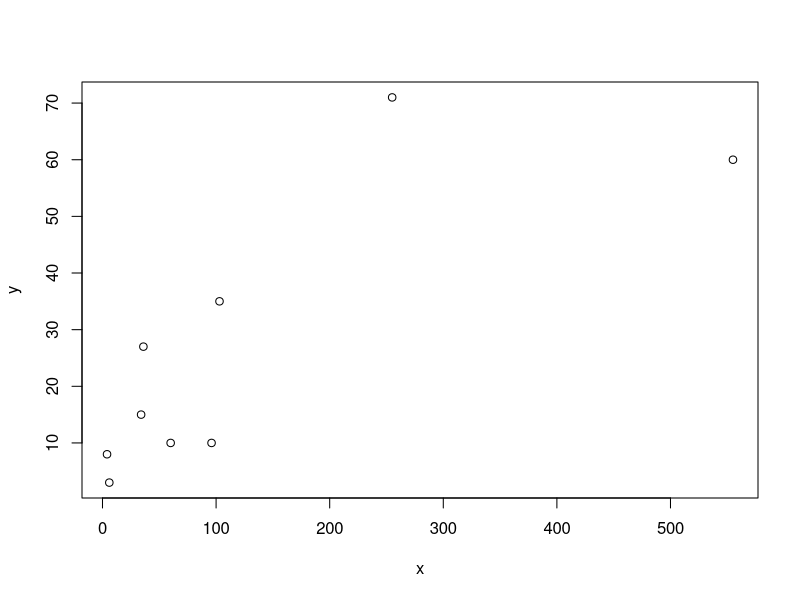
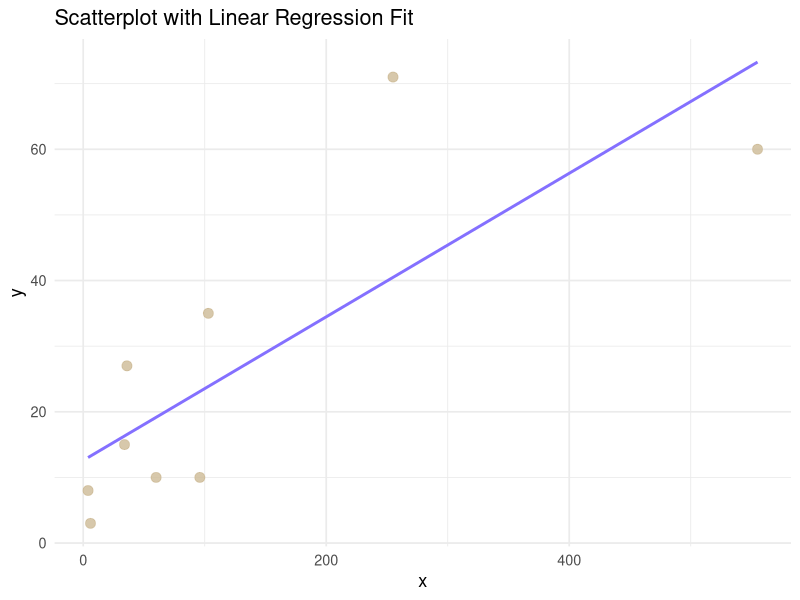

Reproduce these figures in R, in order.
## ---- chunk 1
knitr::opts_chunk$set(echo = TRUE, warning = FALSE)

invisible(lapply(c( "ggplot2"), 
  function(pkg) suppressPackageStartupMessages(library(pkg, 
                                                character.only = TRUE))))
## ---- chunk 2
# Calculate critical value for t:
t_crit_1a <- qt(0.975, df=18)
cat("t critical value:", t_crit_1a)
## ---- chunk 3
x <- c(36, 34, 255, 103, 4, 555, 6, 60, 96)
y <- c(27, 15, 71, 35, 8, 60, 3, 10, 10)
jobpf =  data.frame(x,y)
mod <- lm(formula = y ~ x)
summary(mod)
plot(x, y)
## ---- chunk 4
ggplot(jobpf, aes(x = x, y = y)) +
  geom_point(
    size = 3,
    color = "wheat3",
    alpha = 0.8
  ) +
  geom_smooth(
    method = "lm",
    se = FALSE,
    color = "lightslateblue",
    linewidth = 1
  ) +
  labs(
    title = "Scatterplot with Linear Regression Fit",
    x = "x",
    y = "y"
  ) +
  theme_minimal(base_size = 13)
